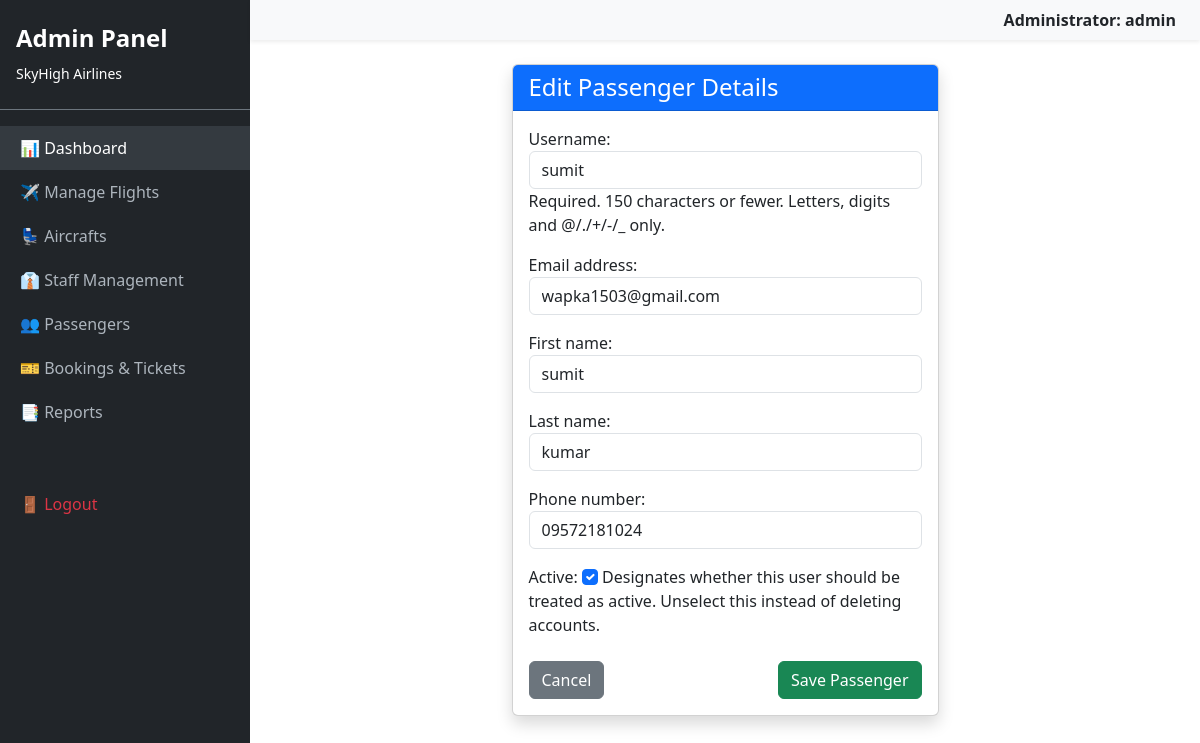
/dashboard/admin/passengers/edit/1/ (signed in), run on the app's committed database.
### core/models.py (models this page shows)
class User(AbstractUser):
    IS_CUSTOMER = 'customer'
    IS_STAFF = 'staff'
    IS_ADMIN = 'admin'
    ROLE_CHOICES = [
        (IS_CUSTOMER, 'Passenger'),
        (IS_STAFF, 'Airline Staff'),
        (IS_ADMIN, 'Administrator'),
    ]
    role = models.CharField(max_length=20, choices=ROLE_CHOICES, default=IS_CUSTOMER)
    phone_number = models.CharField(max_length=15, blank=True) # [cite: 31]

### core/views.py (the view)
# urls.py: path('dashboard/admin/passengers/edit/<int:passenger_id>/', views.admin_passenger_edit, name='admin_passenger_edit'),
@user_passes_test(is_admin, login_url='login')
def admin_passenger_edit(request, passenger_id):
    passenger = get_object_or_404(User, id=passenger_id)
    if request.method == 'POST':
        form = PassengerEditForm(request.POST, instance=passenger)
        if form.is_valid():
            form.save()
            return redirect('admin_passenger_list')
    else:
        form = PassengerEditForm(instance=passenger)
    return render(request, 'custom_admin/passenger_form.html', {'form': form, 'title': 'Edit Passenger Details'})

### core/forms.py
class PassengerEditForm(forms.ModelForm):
    class Meta:
        model = User
        fields = ['username', 'email', 'first_name', 'last_name', 'phone_number', 'is_active']
        widgets = {
            'username': forms.TextInput(attrs={'class': 'form-control'}),
            'email': forms.EmailInput(attrs={'class': 'form-control'}),
            'first_name': forms.TextInput(attrs={'class': 'form-control'}),
            'last_name': forms.TextInput(attrs={'class': 'form-control'}),
            'phone_number': forms.TextInput(attrs={'class': 'form-control'}),
            'is_active': forms.CheckboxInput(attrs={'class': 'form-check-input'}),
        }

### core/views.py (called while the page is built)
def is_admin(user):
    return user.is_authenticated and (user.is_superuser or user.role == User.IS_ADMIN)

### core/templates/custom_admin/passenger_form.html (shortened to what this page needs)
{% extends 'base_admin.html' %}
{% block content %}
<div class="container">
    <div class="row justify-content-center">
        <div class="col-md-6">
            <div class="card shadow">
                <div class="card-header bg-primary text-white">
                    <h4 class="mb-0">{{ title }}</h4>
                </div>
                <div class="card-body">
                    <form method="post">
                        {{ form.as_p }}
                        <div class="d-flex justify-content-between mt-4">
                            <a href="{% url 'admin_passenger_list' %}" class="btn btn-secondary">Cancel</a>
                            <button type="submit" class="btn btn-success">Save Passenger</button>
                        </div>
                    </form>
                </div>
            </div>
        </div>
    </div>
</div>
{% endblock %}

### core/templates/base_admin.html (shortened to what this page needs)
<!DOCTYPE html>
<html lang="en">
<head>
    <link href="https://cdn.jsdelivr.net/npm/bootstrap@5.3.0/dist/css/bootstrap.min.css" rel="stylesheet">
</head>
<body>
    <div class="d-flex">
        <div class="sidebar" id="sidebar">
            <div class="py-4 px-3 mb-3 border-bottom border-secondary">
                <h4 class="fw-bold">Admin Panel</h4>
                <small>SkyHigh Airlines</small>
            </div>
            <ul class="nav flex-column">
                <li class="nav-item"><a href="{% url 'admin_dashboard' %}" class="nav-link active">📊 Dashboard</a></li>
                <li class="nav-item"><a href="{% url 'admin_flight_list' %}" class="nav-link">✈️ Manage Flights</a></li>
                <li class="nav-item"><a href="{% url 'admin_aircraft_list' %}" class="nav-link">💺 Aircrafts</a></li>
                <li class="nav-item"><a href="{% url 'admin_staff_list' %}" class="nav-link">👔 Staff Management</a></li>
                <li class="nav-item"><a href="{% url 'admin_passenger_list' %}" class="nav-link">👥 Passengers</a></li>
                <li class="nav-item"><a href="{% url 'admin_reservation_list' %}" class="nav-link">🎫 Bookings & Tickets</a></li>
                <li class="nav-item"><a href="#" class="nav-link">📑 Reports</a></li>
                <li class="nav-item mt-5"><a href="{% url 'logout' %}" class="nav-link text-danger">🚪 Logout</a></li>
            </ul>
        </div>
        <div class="content">
            <nav class="navbar navbar-light bg-light shadow-sm px-4">
                <span class="ms-auto fw-bold">Administrator: {{ user.username }}</span>
            </nav>
            <div class="container-fluid p-4">
                {% block content %}{% endblock %}
            </div>
        </div>
    </div>
</body>
</html>

### core/templates/base_admin.html (style rules this page uses)
body { overflow-x: hidden; }
.sidebar { min-height: 100vh; width: 250px; background-color: #212529; color: white; position: fixed; transition: margin 0.3s; }
.sidebar .nav-link { color: #adb5bd; padding: 10px 20px; }
.sidebar .nav-link:hover, .sidebar .nav-link.active { color: white; background-color: #343a40; }
.content { margin-left: 250px; transition: margin 0.3s; width: 100%; }

### data on the page
User: username "admin"
User: username "sumit", email "wapka1503@gmail.com", first_name "sumit", last_name "kumar", phone_number "09572181024", is_active "☑"

### other printed values
{{ title }} "Edit Passenger Details"
